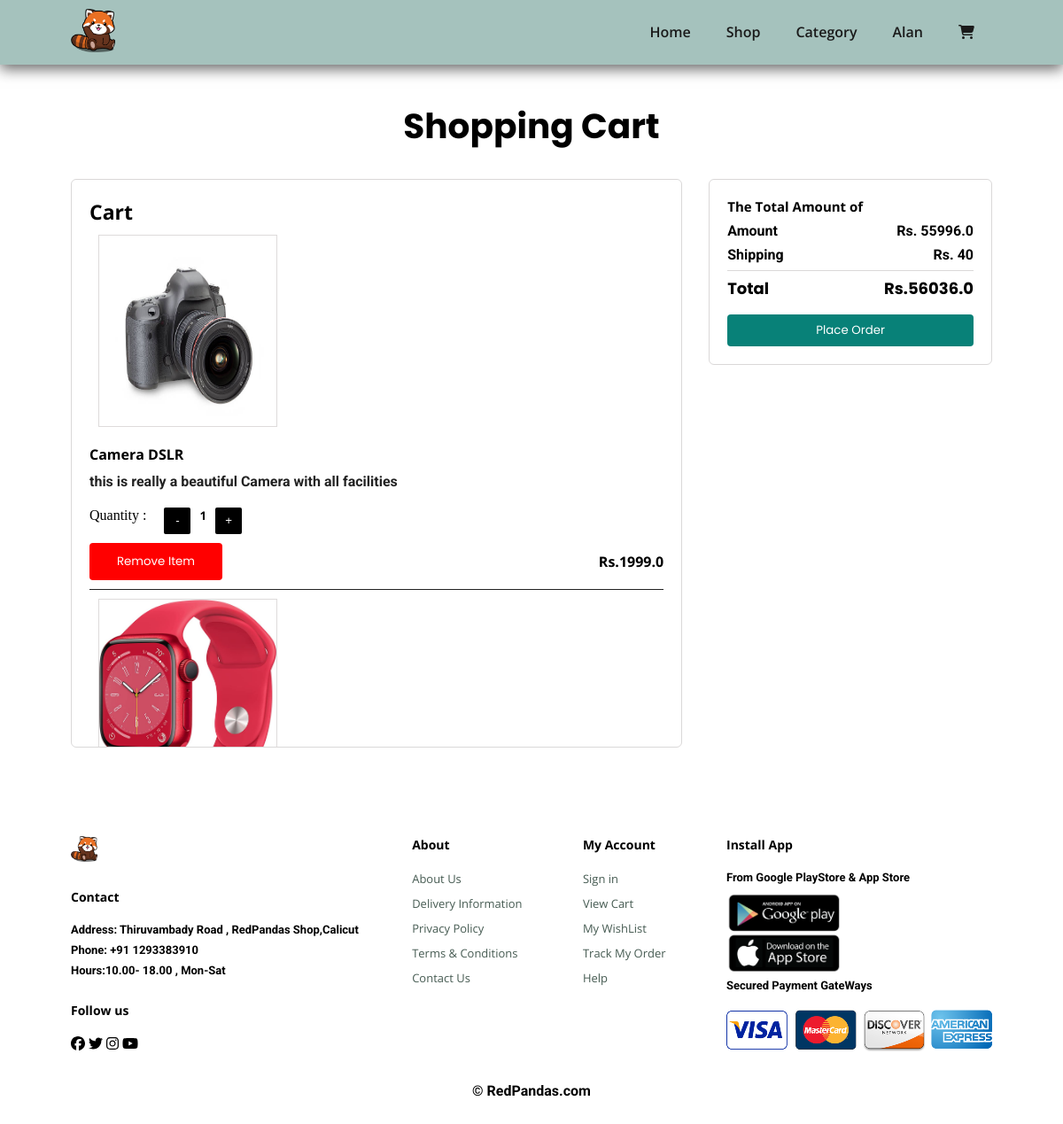
The app's page /cart/ (signed in) with its own data.
### app/models.py (models this page shows, shortened)
class Cart(models.Model):
    user = models.ForeignKey(User, on_delete=models.CASCADE)
    product = models.ForeignKey(Product, on_delete=models.CASCADE)
    quantity = models.PositiveBigIntegerField(default=1)

class Product(models.Model):
    title = models.CharField(max_length=100)
    selling_price = models.FloatField()
    discounted_price = models.FloatField()
    description = models.TextField()
    brand = models.CharField(max_length=100)
    category = models.CharField(choices=CATEGORY_CHOICES, max_length=2)
    product_img = models.ImageField(upload_to='product_img' )

### app/views.py (the view)
# urls.py: path('cart/', views.show_my_cart, name='show_my_cart'),
def show_my_cart(request):
    if request.user.is_authenticated:
        cartItems = Cart.objects.filter(user=request.user)
        if cartItems:
            amount = 0.0
            shipping_amount = 40
            total_amount = 0.0
            cart_product = [
                p for p in Cart.objects.all() if p.user == request.user]
            if cart_product:
                for p in cart_product:
                    temp_amount = (p.quantity * p.product.discounted_price)
                    amount += temp_amount
                    total_amount = amount + shipping_amount
            return render(request, 'app/addtocart.html', {'cart': cartItems, 'total_amount': total_amount, 'amount': amount, 'shipping_amount': shipping_amount})
        else:
            return redirect('empty_cart')
    else:
        return render(request, 'app/404.html')

### app/templates/app/addtocart.html (shortened to what this page needs)
{% extends 'app/base.html' %}
{% load static %}
{% block link %}
<link rel="stylesheet" href="{% static 'app/css/cart.css'%}" />
{% endblock link %}
{% block main-content %}
<section id="kcontainer" class="section-p1">
  <h1>Shopping Cart</h1>
  <div class="m-box ">
    <div class="cart-sec ">
      <h3>Cart</h3>
      {% for item in cart%}
      <div class="pro-box">
        <img src="{{item.product.product_img.url}}" alt="" />
        <div class="details">
          <h4>{{item.product.title}}</h4>
          <p>
          {{item.product.description}}
          </p>
          <div style="display: flex;">
            <label for="quantity" >Quantity :</label>
            <button  style=" color: white; width: 30px; height: 30px; background-color: black;border-radius: 2px ; border: none; margin-left: 20px; outline: none;" class="decrease-btn" pid="{{ item.product.id }}" onclick="window.location.href=`{% url 'decrease_quantity' item.id%}`">-</button>
            <h5 id="p{{item.quantity}}"  style="padding: 0 10px;">{{item.quantity}}</h5>
            <button  style=" color: white; width: 30px; height: 30px; background-color: black; border-radius: 2px ; border: none; outline: none; margin-right: 20px;" class="increase-btn" pid="{{ item.product.id }}" onclick="window.location.href=`{% url 'increase_quantity' item.id%}`">+</button>
          </div>
          <div class="kfoot">
            <button class="normal" onclick="window.location.href=`{%url 'remove_cart_item' item.id %}`">Remove Item</button>
            <h4>Rs.{{item.product.discounted_price}}</h4>
          </div>
        </div>
      </div>
      {%endfor%}
    </div>
  <div class="amount-sec">
    <h3>The Total Amount of </h3>
    <div class="charge-box">
      <p>Amount</p>
      <p id="amount">Rs. {{amount}}</p>
    </div>
    <div class="charge-box">
      <p>Shipping</p>
      <p>Rs. {{shipping_amount}}</p>
    </div>
    <div class="total">
      <p >Total</p>
      <p id="total">Rs.{{total_amount}}</p>
    </div>
    <button class="normal" onclick="window.location.href=`{%url 'checkout'%}`">Place Order</button>
  </div>
  </div>
</section>
{% endblock main-content %}

### app/templates/app/base.html (shortened to what this page needs)
<!doctype html>
{% load static %}
<html lang="en">
  <head>
    {% block link%}
    {% endblock link%}
    <link rel="stylesheet" href="{% static 'app/css/owl.carousel.min.css' %}">
    <link rel="stylesheet" href="{% static 'app/css/all.min.css' %}">
    <link rel="stylesheet" href="{% static 'app/css/my_style.css' %}" />
    <link
      rel="stylesheet"
      href="https://cdnjs.cloudflare.com/ajax/libs/font-awesome/6.4.0/css/all.min.css"
    />
  </head>
  <body>
    <section id="header">
      <a href="#">
        <img src="{% static 'app/img/logo.png' %}" class="logo" width="50" alt="" />
      </a>
      <div>
        <ul id="navbar">
          <li><a href="{% url 'home' %}"">Home</a></li>
          <li><a href="{% url 'shop' %}">Shop</a></li>
          <li><a href="{% url 'category_digital'%}">Category</a></li>
          {% if request.user.is_authenticated %}
          <li><a href="{% url 'profile' %}">{{user.first_name}}</a></li>
          {%else%}
          <li><a href="{% url 'login' %}">Login</a></li>
          <li><a href="{% url 'signup' %}">Register</a></li>
          {% endif%}
          {% if request.user.is_authenticated %}
          <li>
            <a id="lg-bag" href="{% url 'show_my_cart' %}"> <i class="fa-solid fa-cart-shopping"></i></a>
          </li>
          {% endif%}
                  </ul>
      </div>
    </section>
    {% block main-content %} {% endblock main-content %}
    <footer class="section-p1">
      <div id="footer">
        <div class="col">
          <img  class="logo" src="{% static 'app/img/logo.png' %}" width="30" alt="" />
          <h4>Contact</h4>
          <p>
            <strong>Address:</strong> Thiruvambady Road , RedPandas Shop,Calicut
          </p>
          <p><strong>Phone:</strong> +91 1293383910</p>
          <p><strong>Hours:</strong>10.00- 18.00 , Mon-Sat</p>
          <div class="follow">
            <h4>Follow us</h4>
            <div class="icon">
              <i class="fa-brands fa-facebook"></i>
              <i class="fa-brands fa-twitter"></i>
              <i class="fa-brands fa-instagram"></i>
              <i class="fa-brands fa-youtube"></i>
            </div>
          </div>
        </div>
        <div class="col">
          <h4>About</h4>
          <a href="#">About Us</a>
          <a href="#">Delivery Information</a>
          <a href="#">Privacy Policy</a>
          <a href="#">Terms & Conditions</a>
          <a href="#">Contact Us</a>
        </div>
        <div class="col">
          <h4>My Account</h4>
          <a href="#">Sign in</a>
          <a href="#">View Cart</a>
          <a href="#">My WishList</a>
          <a href="#">Track My Order</a>
          <a href="#">Help</a>
        </div>
        <div class="col install">
          <h4>Install App</h4>
          <p>From Google PlayStore & App Store</p>
          <div class="row">
            <img class="img-install" src="{% static 'app/img/pay/install.png' %}" width="110" alt="" />
          </div>
          <p>Secured Payment GateWays</p>
          <div class="row">
            <img src="{% static 'app/img/pay/payment.png' %}" alt="" />
          </div>
        </div>
      </div>
      <div class="copyright">
        <p>&copy; RedPandas.com</p>
      </div>
    </footer>
  </body>
</html>

### app/static/app/css/cart.css (style rules this page uses)
#kcontainer { display: flex; flex-direction: column; align-items: center; justify-content: center; }
#kcontainer h1 { font-size: 39px; }
#kcontainer .m-box { margin-top: 10px; display: flex; flex-direction: row; justify-content: space-between; align-items: flex-start; width: 100%; padding: 20px; }
#kcontainer .m-box .cart-sec { scrollbar-width: none; border: 1px solid #dad8d8; padding: 20px; margin-right: 30px; overflow-y: scroll; height: 600px; border-radius: 6px; flex: 4; }
#kcontainer .m-box .cart-sec .pro-box { display: flex; border-bottom: 1px solid #222; }
#kcontainer .m-box .cart-sec .pro-box img { width: 215px; margin: 20px; height: 215px; border: 1px solid rgb(222, 219, 219); }
#kcontainer .m-box .cart-sec .pro-box .details { display: flex; flex-direction: column; flex: 6; }
#kcontainer .m-box .cart-sec .pro-box .details h4 { margin: 10px 0; }
#kcontainer .m-box .cart-sec .pro-box .details p { margin-bottom: 20px; font-size: 16px; color: #222; }
#kcontainer .m-box .cart-sec .pro-box .details .kfoot { padding: 40px 10px ; display: flex; justify-content: space-between; }
#kcontainer .m-box .cart-sec .pro-box .details button { width: 150px; background-color: red; }
#kcontainer .m-box .amount-sec { flex: 20%; border: 1px solid #dad8d8; padding: 20px; border-radius: 6px; }
#kcontainer .m-box .amount-sec h3 { margin-bottom: 10px ; }
#kcontainer .m-box .amount-sec .charge-box { display: flex; justify-content: space-between; margin-bottom: 8px; }
#kcontainer .m-box .amount-sec .total { border-top: 1px solid #dad8d8; display: flex; padding: 6px 0; justify-content: space-between; }
#kcontainer .m-box .amount-sec .total p { font-family: "Poppins", sans-serif; font-weight: bold; font-size: 18px; }
#kcontainer .m-box .amount-sec button { margin-top: 10px; width: 100%; }
@media (max-width:1300px) { #kcontainer .m-box .cart-sec .pro-box { flex-direction: column; } }
@media (max-width:1300px) { #kcontainer .m-box .cart-sec .pro-box img { width: 200px; margin: 10px; } }
@media (max-width:1300px) { #kcontainer .m-box .cart-sec .pro-box .details .kfoot { padding: 10px 0px; display: flex; justify-content: space-between; } }
@media (max-width:1300px) { #kcontainer .m-box .amount-sec h3 { margin-bottom: 8px ; font-size: 15px; } }
@media (max-width:1300px) { #kcontainer .m-box .amount-sec { flex:3; } }
@media (max-width:1300px) { #kcontainer .m-box .cart-sec { flex: 7; } }

### app/static/app/css/my_style.css (style rules this page uses)
html { -webkit-tap-highlight-color:transparent; }
* { margin: 0; padding: 0; overflow-x: hidden; }
body { width: 100%; }
h1 { font-size: 50px; font-family: "Poppins", sans-serif; }
h3 { font-size: 23px; font-family: "Open Sans", sans-serif; }
h4 { font-size: 17; font-family: "Open Sans", sans-serif; }
h5 { font-family: "Open Sans", sans-serif; }
.section-p1 { padding: 40px 80px; }
.normal { padding: 8px 12px; font-family: "Poppins", sans-serif; background-color: #088178; border: none; border-radius: 4px; color: #fff; cursor: pointer; text-decoration: none; }
p { font-size: 15; font-weight: bold; font-family: "Roboto", sans-serif; }
#header { display: flex; align-items: center; justify-content: space-between; padding: 10px 80px; background-color: #a5c2bd; box-shadow: 0 5px 15px rgba(0, 0, 0, 0.6); z-index: 999; position: sticky; top: 0; left: 0; }
#navbar { display: flex; align-items: center; justify-content: space-between; }
#navbar li { list-style: none; padding: 0 20px; position: relative; }
#navbar li a { text-decoration: none; font-size: 16px; font-weight: 600; font-family: "Open Sans", sans-serif; color: #1a1a1a; transition: 0.3s ease; }
#footer { display: flex; flex-wrap: wrap; justify-content: space-between; }
#footer .col { display: flex; align-items: flex-start; flex-direction: column; margin-bottom: 20px; }
#footer .logo { margin-bottom: 30px; }
#footer h4 { font-size: 14px; padding-bottom: 20px; }
.img-install { width: 130px; }
#footer p { font-size: 13px; margin: 0 0 8px 0; }
#footer a { font-size: 13px; color: #222; text-decoration: none; margin-bottom: 10px; }
#footer .follow { margin-top: 20px; }
#footer .follow { padding-right: 4px; }
#footer .col a { color: #465b52; padding-right: 8px; font-family: "Open Sans", sans-serif; }
.copyright { display: flex; justify-content: center; }

### records on screen
Cart: product.product_img (picture), product "Camera DSLR", product.description "this is really a beautiful Camera with all facilities", quantity "1", product.discounted_price "1999.0"
Cart: product.product_img (picture)

### other values on screen
{{ user.first_name }} "Alan"
{{ amount }} "55996.0"
{{ shipping_amount }} "40"
{{ total_amount }} "56036.0"
